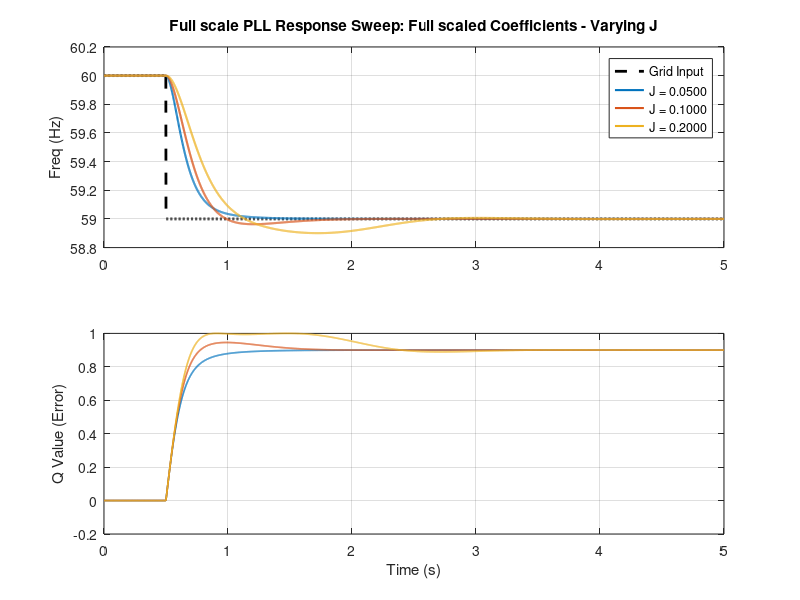
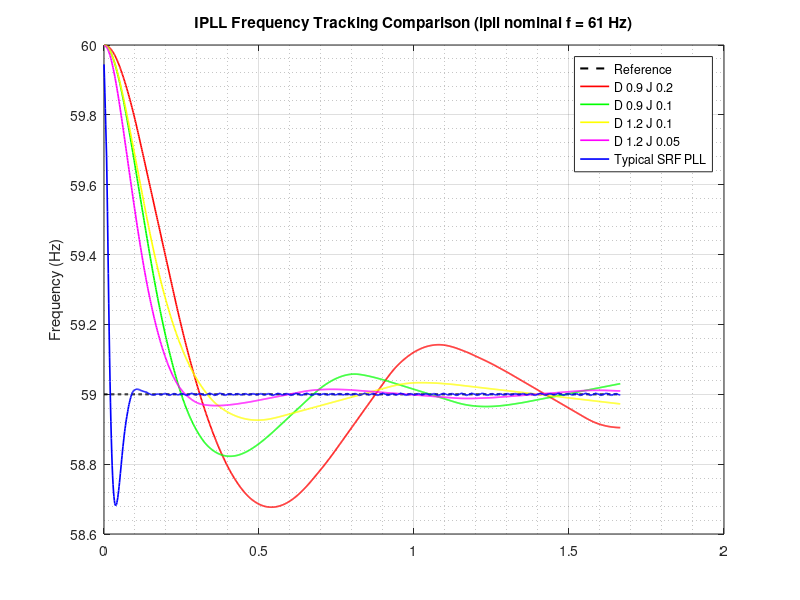
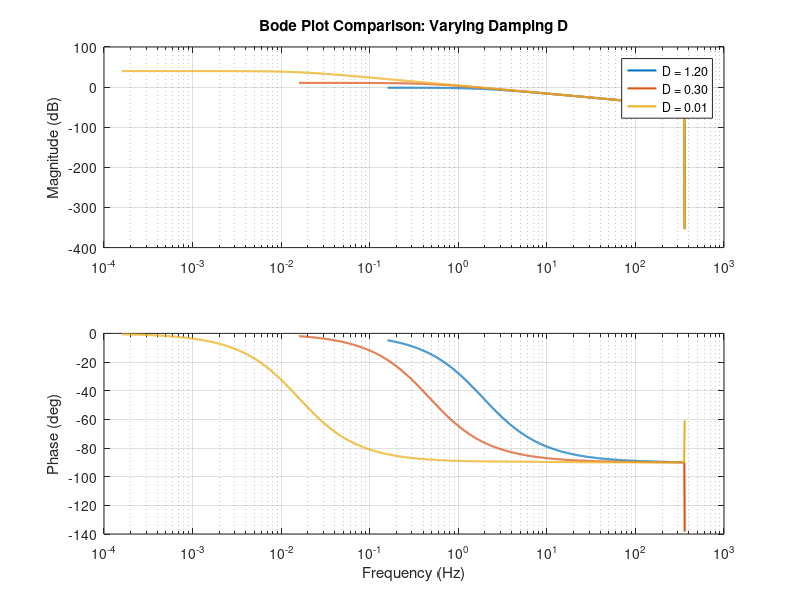
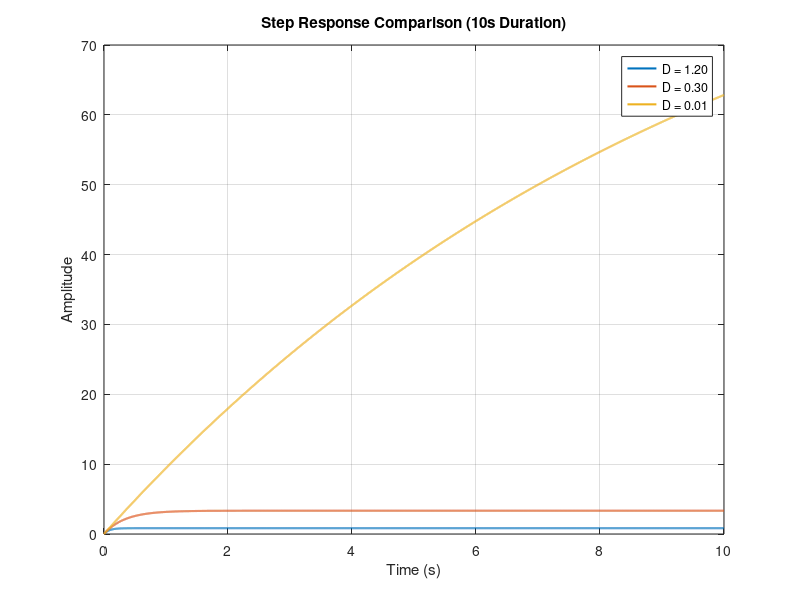

The MATLAB script that drew these images, in order:
clear; clc; close all;

% Parameters
Ki = 1000;      
Kp = 40;       
Fs = 720;     
Ts = 1/Fs;
t_final = 10; % Define the 10-second window

% --- Comparison for Damping D ---
J_fixed = 0.1;  % Through sheer experimental observation, J must be negative 
% (for it to track properly)
D_values = [1.2, 0.3, 0.01]; 
% With small inertia, and large dampening, the responses are not good

% High vals of damp and low vals of J seem to give the responses we want
% J does not seem to effect the gain whatsoever - great! That literally is
% good
% Storage for discrete coefficients

% max J is 0.9 
num_z_all = cell(length(D_values),1);
den_z_all = cell(length(D_values),1);

% Initialize figures
figure(3); clf; 
figure(4); clf; 

colors_d = lines(length(D_values));

for i = 1:length(D_values)
    D = D_values(i);
    
    % 1. Define G(s) using your updated coefficients
    num_s = [Kp, Ki];
    den_s = [J_fixed*Kp, (J_fixed*Ki + (D)*Kp + 1), (D)*Ki];
    Gs = tf(num_s, den_s);
    
    % 2. Discretize using Tustin
    Gz = c2d(Gs, Ts, 'tustin');

    % Extract discrete numerator and denominator
    [num_z, den_z] = tfdata(Gz, 'v');

    % Store them
    num_z_all{i} = num_z;
    den_z_all{i} = den_z;

    % Normalize so a0 = 1
    num_z = num_z / den_z(1);
    den_z = den_z / den_z(1);

    num_z_all{i} = num_z;
    den_z_all{i} = den_z;

    fprintf('\nD = %.2f\n', D);
    fprintf('Numerator:   ');
    disp(num_z);
    fprintf('Denominator: ');
    disp(den_z);

    NB = 20;  % B Coeffs - -2s20
    NA = 16;  % A Coeffs - 2s16 

    scaled_num = round(num_z * 2^NB);
    scaled_den = round(den_z * 2^NA);

    fprintf('Numerator Verilog (B0, B1, B2):   ');
    disp(scaled_num);
    fprintf('Denominator Verilog (A0 - ignore, A1, A2): ');
    disp(scaled_den);
    
    % 3. Frequency Domain Plotting (Bode)
    figure(3);
    [mag, phase, w] = bode(Gz);
    mag_db = 20*log10(squeeze(mag));
    phase_deg = squeeze(phase);
    freq_hz = w / (2*pi);
    
    subplot(2,1,1);
    semilogx(freq_hz, mag_db, 'Color', colors_d(i,:), 'LineWidth', 1.5); hold on;
    ylabel('Magnitude (dB)'); grid on;
    title('Bode Plot Comparison: Varying Damping D');
    
    subplot(2,1,2);
    semilogx(freq_hz, phase_deg, 'Color', colors_d(i,:), 'LineWidth', 1.5); hold on;
    ylabel('Phase (deg)'); xlabel('Frequency (Hz)'); grid on;
    
    % 4. Time Domain Plotting - Forced to 10 Seconds
    figure(4);
    % Passing t_final ensures the simulation runs the full 10s
    [y, t] = step(Gz, t_final); 
    plot(t, y, 'Color', colors_d(i,:), 'LineWidth', 1.5); hold on;

    % 4. Time Domain Plotting - Forced to 10 Seconds
    figure(5);

    t = 0:Ts:t_final;          % Time vector
    u = 0.5 * ones(size(t));   % 0.5 step input

    [y, t] = lsim(Gz, u, t);   % Simulate response

    plot(t, y, 'Color', colors_d(i,:), 'LineWidth', 1.5); hold on;
end

% Add legends and formatting
figure(3);
subplot(2,1,1);
legend(arrayfun(@(d) sprintf('D = %.2f', d), D_values, 'UniformOutput', false));

figure(4);
grid on;
title('Step Response Comparison (10s Duration)');
xlabel('Time (s)'); ylabel('Amplitude');
xlim([0 t_final]); % Ensure the axis matches our 10s window
legend(arrayfun(@(d) sprintf('D = %.2f', d), D_values, 'UniformOutput', false));

figure(5);
grid on;
title('Step 0.5 Response Comparison (10s Duration)');
xlabel('Time (s)'); ylabel('Amplitude');
xlim([0 t_final]); % Ensure the axis matches our 10s window
legend(arrayfun(@(d) sprintf('D = %.2f', d), D_values, 'UniformOutput', false));



%% 11. Sinusoidal Response (q as a sinusoid) Simulation
clear; clc; close all;

% Parameters
Ki = 1000;      
Kp = 40;       
Fs = 720;     
Ts = 1/Fs;
t_final = 3; 

% --- Controllable Input Parameters ---
f_in = 4.0;                % Sinusoid frequency (Hz)
% Why is it that a 1hz difference between pll and grid 
% creates a 4hz sinusoid in q? 
dc_offset = 0.0;           % <--- ADJUST THIS for DC Offset
amplitude = 0.25;           % Sinusoid peak amplitude

t_sine = 0:Ts:t_final;     
% Combined Input: Sinusoid + DC Offset
u_sine = dc_offset + amplitude * sin(2*pi*f_in*t_sine); 

% --- Comparison for Damping D ---
J_fixed = 0.3;  % Seems to scale the gain of sinusoids significantly
% J_fixed = [-0.5, 0.3, 


% Should try J = 0.03 and D = 2.0, I think that will work

% We should tesst J - 0.05, with D
D_values = [2.0, 1.2, 1.5]; 
colors_d = lines(length(D_values));

figure(7); clf; hold on;

for i = 1:length(D_values)
    D = D_values(i);
    num_s = [Kp, Ki];
    den_s = [J_fixed*Kp, (J_fixed*Ki + D*Kp + 1), D*Ki];
    Gs = tf(num_s, den_s);
    Gz = c2d(Gs, Ts, 'tustin');
    
    % Simulate response
    [y_sine, t_out] = lsim(Gz, u_sine, t_sine);
    plot(t_out, y_sine, 'Color', colors_d(i,:), 'LineWidth', 1.5);
end

% Plot the input signal for reference
plot(t_sine, u_sine, 'k--', 'LineWidth', 1.2, 'DisplayName', 'Input (Ref)');
grid on;
title(sprintf('Sinusoidal Response (%.1f Hz) with %.1f DC Offset', f_in, dc_offset));
xlabel('Time (s)'); ylabel('Amplitude');
legend([arrayfun(@(d) sprintf('D = %.2f', d), D_values, 'UniformOutput', false), 'Input Reference']);

%% 13. Full Non-Linear Closed-Loop Simulation (DQZ + IPLL)
clear; clc; close all;
figure(8); clf;
figure(9); clf; % New figure for internal signal plotting


% As I suspected - sine and cos are differently aligned here. 
% Obviously this is of interest to us. 


% What happens if I switch va and such to cos? This is what gives us an
% error. 


% What happens if I switch the nco - should see fuckery with current vals,
% and workery with previous vals - nco gives us different stuff. 

% --- Simulation Parameters ---
Fs_sim = 720;
Ts_sim = 1/Fs_sim;
t_sim_final = 10; % 10 seconds to see the full lock dynamics
t_vec = 0:Ts_sim:t_sim_final;
N_sim = length(t_vec);

% --- Define the Input Grid (What the PLL is trying to track) ---
% Let's create a frequency step. Starts at 60Hz, jumps to 59Hz at 0.5s.
f_grid_nominal = 61;
f_grid_actual = ones(1, N_sim) * 60; 
f_grid_actual(t_vec >= 0.5) = 60; % 1 Hz drop at t=0.5s

% Integrate frequency to get the grid phase angle (theta_grid)
theta_grid = zeros(1, N_sim);
for k = 2:N_sim
    theta_grid(k) = theta_grid(k-1) + 2*pi * f_grid_actual(k) * Ts_sim;
end

% Generate the 3-Phase Input Signals (Normalized to amplitude 1)
v_a = cos(theta_grid); % Changing to cos aligns cos nco with thingy, changing to sin aligns with sin nco
v_b = cos(theta_grid - 2*pi/3); % Looks like all our hex files use sin - so why are we aligning with cos?
v_c = cos(theta_grid - 4*pi/3); % Inputs as sin while we start assuming cos makes q really high off the start. 
% But our q is 0? 

% Using q = asin + bcos - are they actually sin and cos though?
% --- Initialize Loop Variables ---
% J to 0.006 and D to 0.3 ~= J 0.03 and D 2.0
J_fixed = 0.01; % More J = more oscillation - longer to capture
D_sim = 0.9; % D > 1 breaks the thing
Kp = 40;
Ki = 1000;
num_s_sim = [Kp, Ki];
den_s_sim = [J_fixed*Kp, (J_fixed*Ki + D_sim*Kp + 1), D_sim*Ki];
Gs_sim = tf(num_s_sim, den_s_sim);
Gz_sim = c2d(Gs_sim, Ts_sim, 'tustin');
[num_z_sim, den_z_sim] = tfdata(Gz_sim, 'v');

% Normalize coefficients
num_z_sim = num_z_sim / den_z_sim(1);
den_z_sim = den_z_sim / den_z_sim(1);
b0 = num_z_sim(1); b1 = num_z_sim(2); b2 = num_z_sim(3);
a1 = den_z_sim(2); a2 = den_z_sim(3);

% Storage arrays for plotting
q_out_arr = zeros(1, N_sim);
f_err_arr = zeros(1, N_sim);
f_out_arr = zeros(1, N_sim);
theta_nco_arr = zeros(1, N_sim);

% NEW: Storage arrays for internal signals
sine_nco_arr = zeros(1, N_sim);
cos_nco_arr  = zeros(1, N_sim);
alpha_arr    = zeros(1, N_sim);
beta_arr     = zeros(1, N_sim);

% State variables for the IPLL Filter (delays)
x_z1 = 0; x_z2 = 0;
y_z1 = 0; y_z2 = 0;

% NCO Variables
f_nco_center = 61.0;
theta_nco = 0; 

% ========================================================
% ================= SAMPLE-BY-SAMPLE LOOP ================
% ========================================================
for k = 1:N_sim
    
    % 1. ----- NCO (Sine/Cosine Generation) -----
    sine_nco = sin(theta_nco);
    cos_nco = cos(theta_nco);
    
    % Record NCO states
    theta_nco_arr(k) = theta_nco;
    sine_nco_arr(k) = sine_nco;
    cos_nco_arr(k) = cos_nco;
    
    % 2. ----- DQZ Transform (Phase Detector) -----
    alpha = (2/3)*v_a(k) - (1/3)*(v_b(k) + v_c(k));
    beta  = (1/sqrt(3))*(v_c(k) - v_b(k)); % Note: your c-b logic
    
    % Record Clarke outputs
    alpha_arr(k) = alpha;
    beta_arr(k) = beta;
    
    % Park Transform
    d_val = alpha * cos_nco - beta * sine_nco;
    q_val = beta * cos_nco + alpha * sine_nco;
    
    q_out_arr(k) = q_val;
    
    % 3. ----- IPLL Filter (Loop Filter) -----
    x_in = -q_val; % In our filter - we are assuming the input is cos
    % 
    
    % Direct Form I computation
    y_out = ((b0*x_in + b1*x_z1 + b2*x_z2)*1 - (a1*y_z1 + a2*y_z2)); % If you divide the num by two here, and have sin as input, 0.2 and 0.3 brick it, but that doesn't explain how 0.03 and 2.0 worked!
    % oddly, if you multiply the num by two here, and use J = 0.02 and D =
    % 2.0, then you get the expected output
    % My best current guess is that the numerator is twice what it should
    % be

    % If the numerator isnt twice:
    % 

    % We did our scaling assuming the gain was 1/D, which it is, 
    
    % Update delays
    x_z2 = x_z1;
    x_z1 = x_in;
    y_z2 = y_z1;
    y_z1 = y_out;
    
    f_err_arr(k) = y_out;
    
    % 4. ----- Update Frequency Output -----
    f_out_arr(k) = f_nco_center + y_out;
    
    % 5. ----- Integrate NCO Phase for next sample -----
    theta_nco = theta_nco +  2*pi*f_out_arr(k) * Ts_sim;
    theta_nco = mod(theta_nco, 2*pi); 
end

% ========================================================
% ================= PLOTTING =============================
% ========================================================

% --- Figure 8: PLL Tracking Performance ---
figure(8);
subplot(3,1,1);
plot(t_vec, f_grid_actual, 'k--', 'LineWidth', 1.5); hold on;
plot(t_vec, f_out_arr, 'b', 'LineWidth', 1.5);
grid on; title('Frequency Tracking: f_{grid} vs f_{nco}');
ylabel('Frequency (Hz)');
legend('Grid Freq (Input)', 'NCO Freq (IPLL Output)');
xlim([0 t_sim_final]);

subplot(3,1,2);
plot(t_vec, q_out_arr, 'r', 'LineWidth', 1.2);
grid on; title('Phase Error (q value)');
ylabel('Amplitude');
xlim([0 t_sim_final]);

subplot(3,1,3);
phase_diff = unwrap(theta_grid) - unwrap(theta_nco_arr);
plot(t_vec, phase_diff, 'm', 'LineWidth', 1.5);
grid on; title('Phase Angle Difference (\theta_{grid} - \theta_{nco})');
xlabel('Time (s)'); ylabel('Radians');
xlim([0 t_sim_final]);

% --- Figure 9: Internal Signals (Zoomed In) ---

figure(9);
% Zoom window (First 100ms to clearly see 60Hz waves)
x_zoom = [0 0.1]; 

subplot(2,1,1);
plot(t_vec, v_a, 'k', 'LineWidth', 2); hold on;
plot(t_vec, alpha_arr, 'r--', 'LineWidth', 1.5);
plot(t_vec, beta_arr, 'b--', 'LineWidth', 1.5);
grid on; 
title('Stationary Frame: Grid Phase A (v_a) vs Clarke Outputs (\alpha, \beta)');
ylabel('Amplitude');
legend('v_a (Grid A)', '\alpha', '\beta');
xlim(x_zoom);

subplot(2,1,2);
plot(t_vec, sine_nco_arr, 'r', 'LineWidth', 1.5); hold on;
plot(t_vec, cos_nco_arr, 'b', 'LineWidth', 1.5);
grid on; 
title('Rotating Frame (NCO Outputs)');
xlabel('Time (s)'); ylabel('Amplitude');
legend('sine_{nco}', 'cos_{nco}');
xlim(x_zoom);

%% Multi-Parameter Sweep: Testing J sensitivity
%clear; clc; close all;

% --- Constant Simulation Parameters ---
Fs_sim = 720;
Ts_sim = 1/Fs_sim;
t_sim_final = 5; % Reduced for faster multi-run plotting
t_vec = 0:Ts_sim:t_sim_final;
N_sim = length(t_vec);

% --- Define the Input Grid (Common to all runs) ---
f_grid_actual = ones(1, N_sim) * 60.0; 
f_grid_actual(t_vec >= 0.5) = 59.0; % 1 Hz step
theta_grid = cumtrapz(t_vec, 2*pi * f_grid_actual);
v_a = cos(theta_grid); 
v_b = cos(theta_grid - 2*pi/3); 
v_c = cos(theta_grid - 4*pi/3);

% --- Sweep Parameters ---
% CHANGE THIS to sweep D, Kp, etc.
param_sweep = [0.05, 0.1, 0.2]; 
sweep_label = 'J';

% --- Pre-allocate Storage ---
f_out_history = zeros(length(param_sweep), N_sim);
q_out_history = zeros(length(param_sweep), N_sim);

num_z_all = cell(length(param_sweep),1);
den_z_all = cell(length(param_sweep),1);

% ========================================================
% ================= OUTER SWEEP LOOP =====================
% ========================================================
for p = 1:length(param_sweep)
    
    % Update the specific variable for this run
    J_fixed = param_sweep(p); 
    D_sim = 0.9; % Keep others constant
    Kp =40; Ki = 1000;
    
    % --- Re-calculate Coefficients for THIS run ---
    num_s = [Kp, Ki];
    den_s = [J_fixed*Kp, (J_fixed*Ki + (D_sim)*Kp + 1), (D_sim)*Ki];
    Gz = c2d(tf(num_s, den_s), Ts_sim, 'tustin');
    [num_z, den_z] = tfdata(Gz, 'v');
    
    b0 = num_z(1); b1 = num_z(2); b2 = num_z(3);
    a1 = den_z(2); a2 = den_z(3);

    % --- Reset Simulation States ---
    x_z1 = 0; x_z2 = 0; y_z1 = 0; y_z2 = 0;
    theta_nco = 0;
    f_nco_center = 60.0; % Your center freq

    % Store them
    num_z_all{p} = num_z;
    den_z_all{p} = den_z;

    % Normalize so a0 = 1
    num_z = num_z / den_z(1);
    den_z = den_z / den_z(1);

    num_z_all{p} = num_z;
    den_z_all{p} = den_z;

    fprintf('\nJ = %.5f\n D = %.5f\n', J_fixed, D_sim);
    fprintf('Numerator:   ');
    disp(num_z);
    fprintf('Denominator: ');
    disp(den_z);

    NB = 20;  % B Coeffs - -2s20
    NA = 16;  % A Coeffs - 2s16 

    scaled_num = round(num_z * 2^NB);
    scaled_den = round(den_z * 2^NA);

    fprintf('Numerator Verilog (B0, B1, B2):   ');
    disp(scaled_num);
    fprintf('Denominator Verilog (A0 - ignore, A1, A2): ');
    disp(scaled_den);

    % --- Sample-by-Sample Loop ---
    for k = 1:N_sim
        % NCO
        sine_nco = sin(theta_nco);
        cos_nco = cos(theta_nco);
        
        % DQZ/Park
        alpha = (2/3)*v_a(k) - (1/3)*(v_b(k) + v_c(k));
        beta  = (1/sqrt(3))*(v_c(k) - v_b(k));
        q_val = beta * cos_nco + alpha * sine_nco;
        
        % IPLL Filter
        x_in = -q_val;
        y_out = (b0*x_in + b1*x_z1 + b2*x_z2) - (a1*y_z1 + a2*y_z2);
        
        % Updates
        x_z2 = x_z1; x_z1 = x_in;
        y_z2 = y_z1; y_z1 = y_out;
        
        f_out_history(p, k) = f_nco_center + y_out;
        q_out_history(p, k) = q_val;
        
        theta_nco = mod(theta_nco + 2*pi*f_out_history(p, k)*Ts_sim, 2*pi);
    end
end

% ========================================================
% ================= PLOTTING ALL RUNS ====================
% ========================================================
figure();
set(gcf, 'Color', 'w');

% Subplot 1: Frequency Tracking
subplot(2,1,1);
plot(t_vec, f_grid_actual, 'k--', 'LineWidth', 2); hold on;
plot(t_vec, f_out_history', 'LineWidth', 1.5); % Note the transpose (')
grid on; ylabel('Freq (Hz)');
title(['Full scale PLL Response Sweep: Full scaled Coefficients - Varying ', sweep_label]);

% Dynamic Legend Generation
leg_entries = cell(1, length(param_sweep) + 1);
leg_entries{1} = 'Grid Input';
for i = 1:length(param_sweep)
    leg_entries{i+1} = sprintf('%s = %.4f', sweep_label, param_sweep(i));
end
legend(leg_entries, 'Location', 'best');

% Subplot 2: Phase Error (Q)
subplot(2,1,2);
plot(t_vec, q_out_history', 'LineWidth', 1.2);
grid on; ylabel('Q Value (Error)');
xlabel('Time (s)');


%% Multi-Parameter Sweep: Testing D sensitivity
clear; clc; close all;

% --- Constant Simulation Parameters ---
Fs_sim = 720;
Ts_sim = 1/Fs_sim;
t_sim_final = 5; % Reduced for faster multi-run plotting
t_vec = 0:Ts_sim:t_sim_final;
N_sim = length(t_vec);

% --- Define the Input Grid (Common to all runs) ---
f_grid_actual = ones(1, N_sim) * 60; 
f_grid_actual(t_vec >= 0.5) = 59.0; % 1 Hz step
theta_grid = cumtrapz(t_vec, 2*pi * f_grid_actual);
v_a = cos(theta_grid); 
v_b = cos(theta_grid - 2*pi/3); 
v_c = cos(theta_grid - 4*pi/3);

% --- Sweep Parameters ---
% CHANGE THIS to sweep D, Kp, etc.
param_sweep = [0.0, 0.0001, 0.001, 0.01, 0.1, 0.5, 1.2]; 
sweep_label = 'D';

% --- Pre-allocate Storage ---
f_out_history = zeros(length(param_sweep), N_sim);
q_out_history = zeros(length(param_sweep), N_sim);

% ========================================================
% ================= OUTER SWEEP LOOP =====================
% ========================================================
for p = 1:length(param_sweep)
    
    % Update the specific variable for this run
    J_fixed = 0.1; 
    D_sim = param_sweep(p); % Keep others constant
    Kp =40; Ki = 1000;
    
    % --- Re-calculate Coefficients for THIS run ---
    num_s = [Kp, Ki];
    den_s = [J_fixed*Kp, (J_fixed*Ki + D_sim*Kp + 1), D_sim*Ki];
    Gz = c2d(tf(num_s, den_s), Ts_sim, 'tustin');
    [num_z, den_z] = tfdata(Gz, 'v');
    
    b0 = num_z(1); b1 = num_z(2); b2 = num_z(3);
    a1 = den_z(2); a2 = den_z(3);

    % --- Reset Simulation States ---
    x_z1 = 0; x_z2 = 0; y_z1 = 0; y_z2 = 0;
    theta_nco = 0;
    f_nco_center = 60.0; % Your center freq

    % --- Sample-by-Sample Loop ---
    for k = 1:N_sim
        % NCO
        sine_nco = sin(theta_nco);
        cos_nco = cos(theta_nco);
        
        % DQZ/Park
        alpha = (2/3)*v_a(k) - (1/3)*(v_b(k) + v_c(k));
        beta  = (1/sqrt(3))*(v_c(k) - v_b(k));
        q_val = beta * cos_nco + alpha * sine_nco;
        
        % IPLL Filter
        x_in = -q_val;
        y_out = (b0*x_in + b1*x_z1 + b2*x_z2) - (a1*y_z1 + a2*y_z2);
        
        % Updates
        x_z2 = x_z1; x_z1 = x_in;
        y_z2 = y_z1; y_z1 = y_out;
        
        f_out_history(p, k) = f_nco_center + y_out;
        q_out_history(p, k) = q_val;
        
        theta_nco = mod(theta_nco + 2*pi*f_out_history(p, k)*Ts_sim, 2*pi);
    end
end

% ========================================================
% ================= PLOTTING ALL RUNS ====================
% ========================================================
figure(10);
set(gcf, 'Color', 'w');

% Subplot 1: Frequency Tracking
subplot(2,1,1);
plot(t_vec, f_grid_actual, 'k--', 'LineWidth', 2); hold on;
plot(t_vec, f_out_history', 'LineWidth', 1.5); % Note the transpose (')
grid on; ylabel('Freq (Hz)');
title(['PLL Response Sweep: Varying ', sweep_label]);

% Dynamic Legend Generation
leg_entries = cell(1, length(param_sweep) + 1);
leg_entries{1} = 'Grid Input';
for i = 1:length(param_sweep)
    leg_entries{i+1} = sprintf('%s = %.4f', sweep_label, param_sweep(i));
end
legend(leg_entries, 'Location', 'best');

% Subplot 2: Phase Error (Q)
subplot(2,1,2);
plot(t_vec, q_out_history', 'LineWidth', 1.2);
grid on; ylabel('Q Value (Error)');
xlabel('Time (s)');

%% 5. Frequency Step Simulation
% Input 59 Hz to see how it responds
clear;
N = 1200;               % Buffer size
bits = 16;              % 16-bit signed
max_val = 2^(bits-1)-1; % 32767

% Physical Parameters
fs = 720;               % Sampling rate (Hz)
f_grid = 60;            % Grid frequency (Hz)

% Time/Phase calculation
n = (0:N-1)';           % Sample index
% Phase increment per sample = 2*pi * (f_grid / fs)
theta_fixed = 2*pi * (f_grid / fs) * n; 
f_step = ones(N, 1) * 59;
f_step(N/150:end) = 59; 
phase_step = zeros(N, 1);
for n = 2:N
    phase_step(n) = phase_step(n-1) + 2*pi * (f_step(n)/fs);
end
sig_A_step = max_val * sin(phase_step);


%% 8. Export Dynamic Files
% This will export to your home page probably - you have to move files 
% into project directory where you run testbench
dyn_signals = {sig_A_step, max_val*sin(phase_step - 2*pi/3), max_val*sin(phase_step - 4*pi/3)};
dyn_filenames = {'grid_a.hex', 'grid_b.hex', 'grid_c.hex'};

for i = 1:length(dyn_signals)
    data = round(dyn_signals{i});
    data = max(min(data, max_val), -2^(bits-1));
    hex_vals = dec2hex(mod(data, 2^bits), 4);
    fid = fopen(dyn_filenames{i}, 'w');
    for row = 1:N
        fprintf(fid, '%s\n', hex_vals(row, :));
    end
    fclose(fid);
end

%% 10. Hardware Verification Plot (with Smoothing)
% Load the hardware data
t = (0:N-1)'/fs; 
fid = fopen('MATH_CF_61_LONG_D09_J02.txt', 'r');
fid2 = fopen('MATH_CF_61_LONG_D09_J01.txt', 'r');

fid4 = fopen('MATH_CF_61_LONG_D12_J01.txt', 'r');
fid5 = fopen('MATH_CF_61_LONG_D12_J005.txt', 'r');
fid3 = fopen('SRF_CF_61_LONG.txt', 'r');

if (fid ~= -1) && (fid2 ~= -1)
    hw_hex = textscan(fid, '%s');
    fclose(fid);

    hw_hex2 = textscan(fid2, '%s');
    fclose(fid2);

    hw_hex3 = textscan(fid3, '%s');
    fclose(fid3);

    hw_hex4 = textscan(fid4, '%s');
    fclose(fid4);

    hw_hex5 = textscan(fid5, '%s');
    fclose(fid5);
    
    % Convert Hex strings to Decimal
    hw_fcw = uint32(hex2dec(hw_hex{1}));
    hw_fcw2 = uint32(hex2dec(hw_hex2{1}));
    hw_fcw3 = uint32(hex2dec(hw_hex3{1}));
    hw_fcw4 = uint32(hex2dec(hw_hex4{1}));
    hw_fcw5 = uint32(hex2dec(hw_hex5{1}));

    % Convert FCW back to Hz for the plot
    % Note: Use the frequency the NCO thinks it is clocked at (720 Hz)
    f_hw_raw = (double(hw_fcw) * 720) / (2^32);
    f_hw_raw2 = (double(hw_fcw2) * 720) / (2^32);
    f_hw_raw3 = (double(hw_fcw3) * 720) / (2^32);
    f_hw_raw4 = (double(hw_fcw4) * 720) / (2^32);
    f_hw_raw5 = (double(hw_fcw5) * 720) / (2^32);

    % --- SMOOTHING LOGIC ---
    % Average over 12 samples (one full 60Hz cycle at 720Hz sampling)
    window_size = 12; 
    f_hw = movmean(f_hw_raw, window_size) - 1;
    f_hw2 = movmean(f_hw_raw2, window_size) - 1;
    f_hw3 = movmean(f_hw_raw3, window_size) - 1;
    f_hw4 = movmean(f_hw_raw4, window_size) - 1;
    f_hw5 = movmean(f_hw_raw5, window_size) - 1;
    % -----------------------

    % Determine the shortest length to avoid "index out of bounds"
    len_to_plot = min([length(t), length(f_hw), length(f_hw2), length(f_hw3), length(f_hw4), length(f_hw5)]);
    
    figure();
    
    % Use the shortest available data length
    len = min([length(t), length(f_hw), length(f_hw2), length(f_hw3), length(f_hw4), length(f_hw5)]);
    
    % Plot the lines
    plot(t(1:len), f_step(1:len), 'k--', 'LineWidth', 1.5); hold on;
    plot(t(1:len), f_hw(1:len), 'r', 'LineWidth', 1.2);
    plot(t(1:len), f_hw2(1:len), 'g', 'LineWidth', 1.2);
    plot(t(1:len), f_hw4(1:len), 'y', 'LineWidth', 1.2);
    plot(t(1:len), f_hw5(1:len), 'm', 'LineWidth', 1.2);
    plot(t(1:len), f_hw3(1:len), 'b', 'LineWidth', 1.2);
    
    title('IPLL Frequency Tracking Comparison (ipll nominal f = 61 Hz)');
    legend('Reference', 'D 0.9 J 0.2', 'D 0.9 J 0.1', 'D 1.2 J 0.1', 'D 1.2 J 0.05', 'Typical SRF PLL');
    ylabel('Frequency (Hz)'); 
    grid on;
    grid minor; % Adds smaller lines for better visibility
   
else
    disp('Hardware output file not found. Run the simulation first.');
end

%% 10. Grid Forming vs Grid Following before hookup
% Load the hardware data
clear;
N = 1200;               % Buffer size
bits = 16;              % 16-bit signed
max_val = 2^(bits-1)-1; % 32767

% Physical Parameters
fs = 720;               % Sampling rate (Hz)
f_grid = 60;            % Grid frequency (Hz)
t = (0:N-1)'/fs; 
% Phase increment per sample = 2*pi * (f_grid / fs) 
f_step = ones(N, 1) * 59;
f_step(N/150:end) = 59; 
phase_step = zeros(N, 1);
for n = 2:N
    phase_step(n) = phase_step(n-1) + 2*pi * (f_step(n)/fs);
end
sig_A_step = max_val * sin(phase_step);

fid = fopen('DQZ_TO_SPVM_59HZ_IPLL.txt', 'r');
fid2 = fopen('DQZ_TO_SPVM_59HZ_SRF.txt', 'r');

if (fid ~= -1) && (fid2 ~= -1)
    hw_hex = textscan(fid, '%s');
    fclose(fid);

    hw_hex2 = textscan(fid2, '%s');
    fclose(fid2);
    
    % Convert Hex strings to Decimal
    hw_fcw = uint32(hex2dec(hw_hex{1}));
    hw_fcw2 = uint32(hex2dec(hw_hex2{1}));

    % Convert FCW back to Hz for the plot
    % Note: Use the frequency the NCO thinks it is clocked at (720 Hz)
    f_hw_raw = (double(hw_fcw) * 720) / (2^32);
    f_hw_raw2 = (double(hw_fcw2) * 720) / (2^32);

    % --- SMOOTHING LOGIC ---
    % Average over 12 samples (one full 60Hz cycle at 720Hz sampling)
    window_size = 12; 
    f_hw = movmean(f_hw_raw, window_size);
    f_hw2 = movmean(f_hw_raw2, window_size);
    % -----------------------

    % Determine the shortest length to avoid "index out of bounds"
    len_to_plot = min([length(t), length(f_hw), length(f_hw2)]);
    
    figure();
    
    % Use the shortest available data length
    len = min([length(t), length(f_hw), length(f_hw2)]);
    
    % Plot the lines
    plot(t(1:len), f_step(1:len), 'k--', 'LineWidth', 1.5); hold on;
    plot(t(1:len), f_hw(1:len), 'g', 'LineWidth', 1.2);
    plot(t(1:len), f_hw2(1:len), 'r', 'LineWidth', 1.2);

    
    title('Final IPLL Frequency Tracking Comparison (ipll nominal f = 60 Hz, input = 59 Hz)');
    legend('Reference', 'Grid Forming IPLL', 'Typical SRF PLL');
    ylabel('Frequency (Hz)'); 
    grid on;
    grid minor; % Adds smaller lines for better visibility
   
else
    disp('Hardware output file not found. Run the simulation first.');
end
